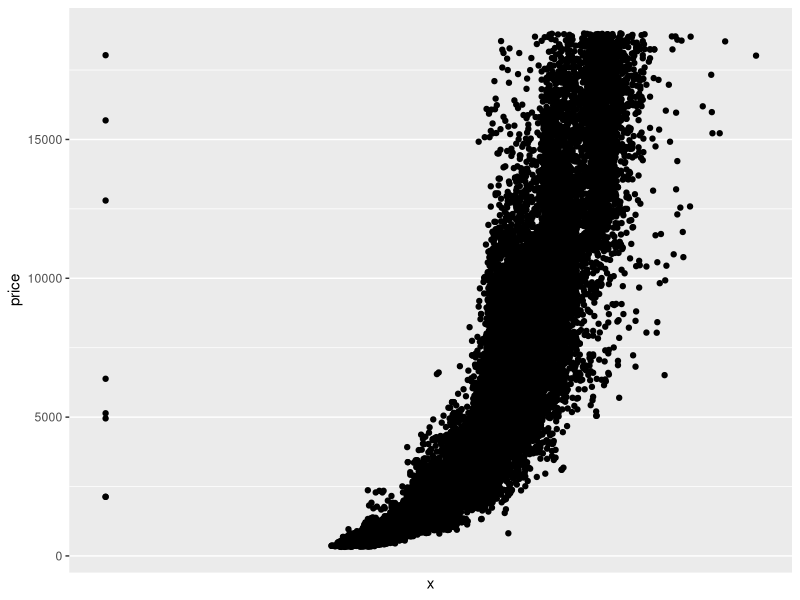
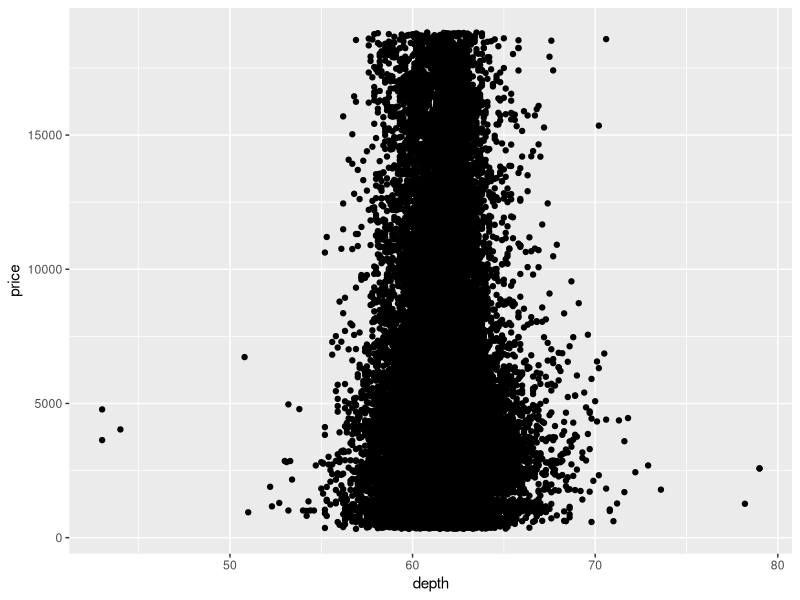
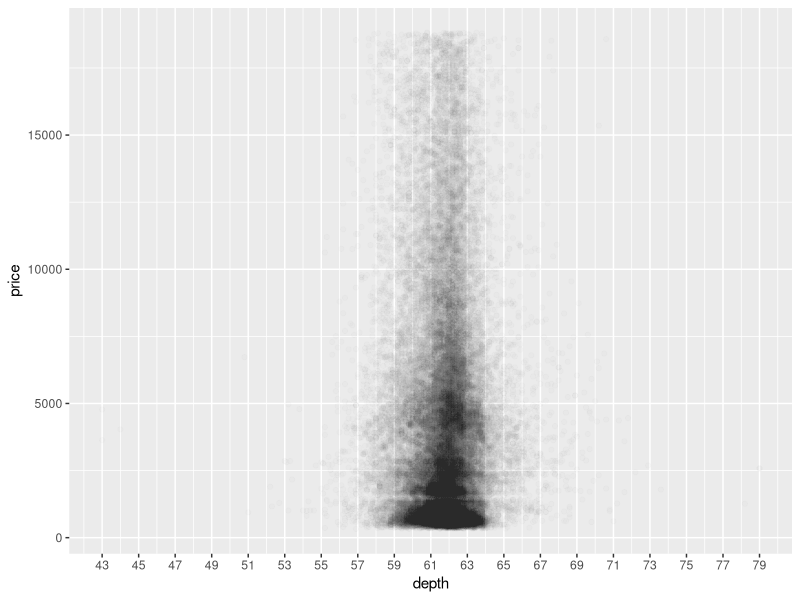
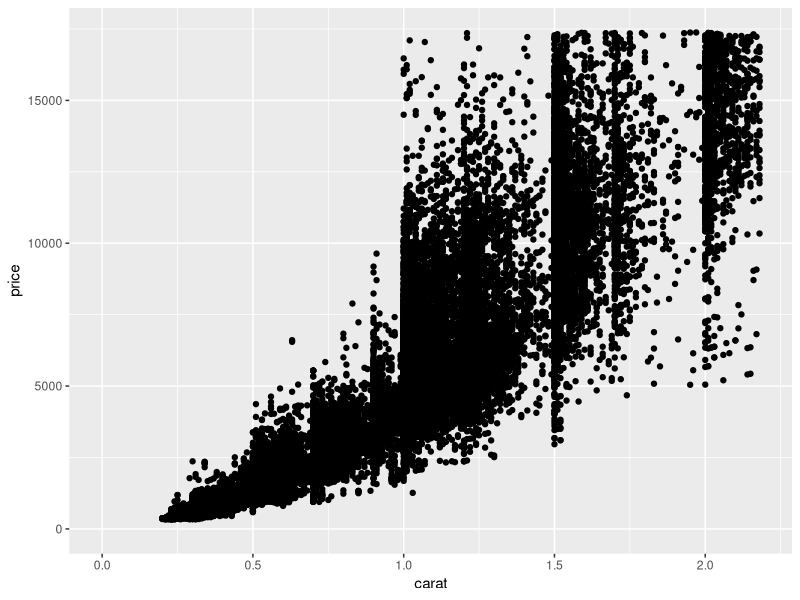
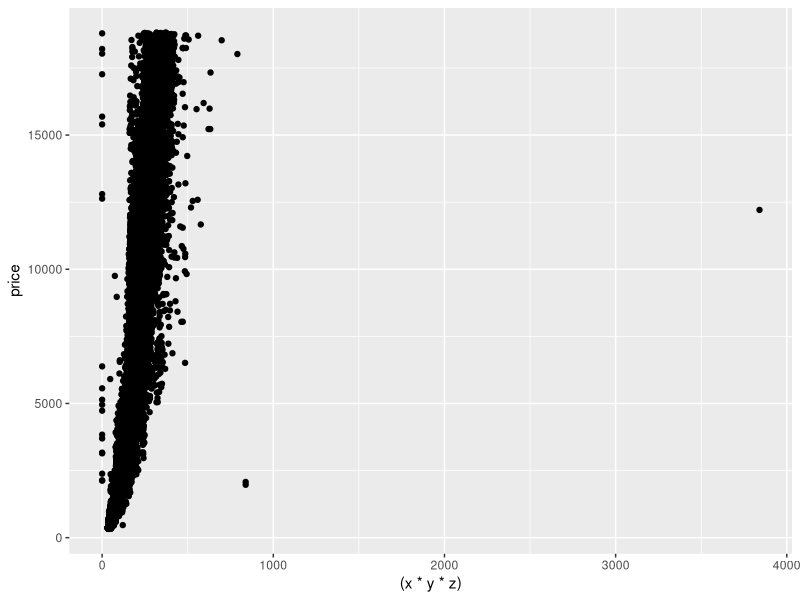
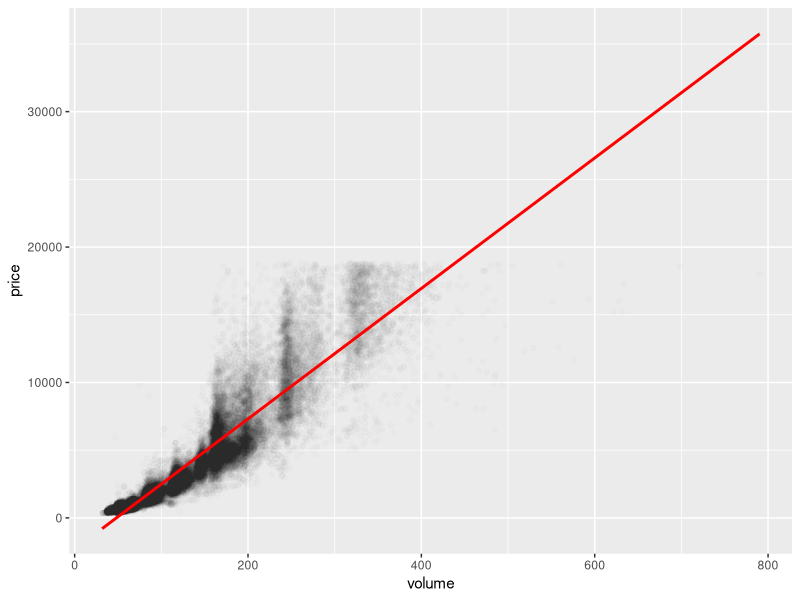
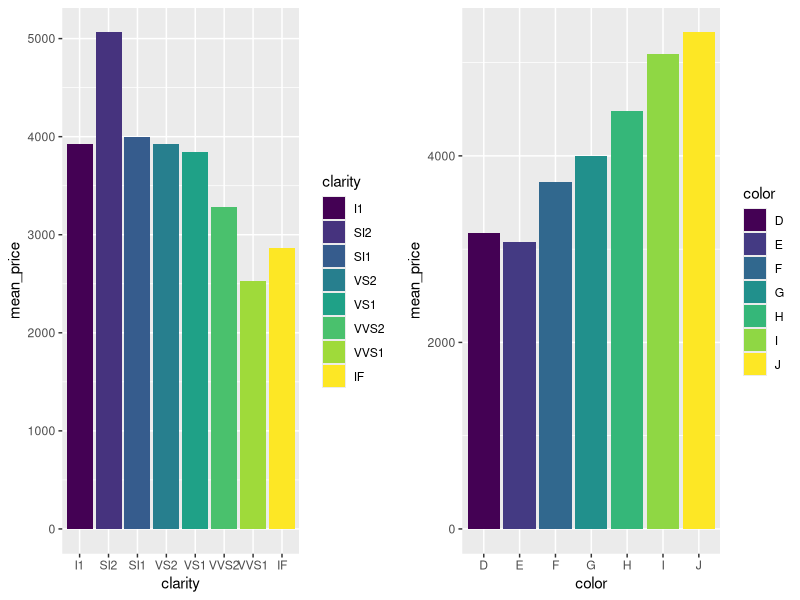
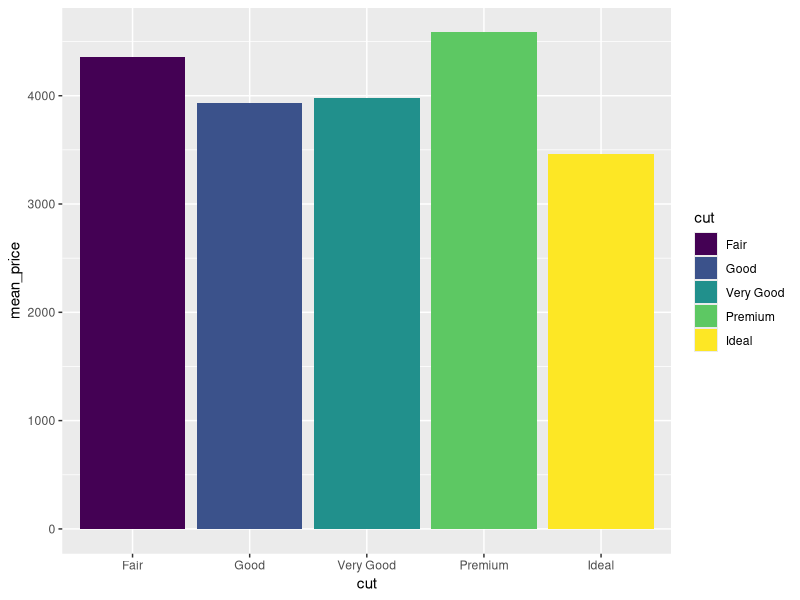

These charts were generated, in order, by the following R code:
## ---- chunk 1
# Loading the required libraries
library(ggplot2)
suppressMessages(library(dplyr))
suppressMessages(library(gridExtra))
## ---- chunk 2
# Loading the diamonds dataset into "d" and creating the scatterplot
d <- diamonds
## ---- chunk 3
ggplot(aes(x = x, y = price), data = d) +
  geom_point() +
  scale_x_discrete(breaks = seq(0, 11, 1))
## ---- chunk 4
with(d, cor.test(x, price))
## ---- chunk 5
with(d, cor.test(y, price))
## ---- chunk 6
with(d, cor.test(z, price))
## ---- chunk 7
ggplot(aes(x = depth, y = price), data = d) +
  geom_point()
## ---- chunk 8
ggplot(aes(x = depth, y = price), data = d) +
  geom_point(alpha = 1/100) +
  scale_x_continuous(breaks = seq(43, 79, 2))

## ---- chunk 9
with(d, cor.test(depth, price))
## ---- chunk 10
ggplot(aes(x = carat, y = price), data = d) +
  geom_point() +
  xlim(0, quantile(d$carat, 0.99)) +
  ylim(0, quantile(d$price, 0.99))
## ---- chunk 11
ggplot(aes(x = (x * y * z), y = price), data = d) +
  geom_point()
## ---- chunk 12
d$volume <- (d$x * d$y * d$z)
## ---- chunk 13
with(subset(d, volume > 0 & volume <= 800), cor.test(volume, price))
## ---- chunk 14
# Number of outlier diamonds with 0 volume
sum(d$volume == 0)
## ---- chunk 15
ggplot(aes(x = volume, y = price), data = subset(d, volume > 0 & volume <= 800)) + 
  geom_jitter(alpha = 1/100) +
  geom_smooth(method = "lm", color = "red")
## ---- chunk 16
diamondsByClarity <- d %>%
  group_by(clarity) %>% 
  summarize(mean_price = mean(price),
              median_price = median(price),
              min_price = min(price),
              max_price = max(price),
              n = n())

diamondsByClarity
## ---- chunk 17
diamonds_by_clarity <- group_by(d, clarity)
diamonds_mp_by_clarity <- summarise(diamonds_by_clarity, mean_price = mean(price))

diamonds_by_color <- group_by(d, color)
diamonds_mp_by_color <- summarise(diamonds_by_color, mean_price = mean(price))
## ---- chunk 18
bp1 <- ggplot(aes(x = clarity, y = mean_price, fill = clarity), data = diamonds_mp_by_clarity) +
  geom_bar(stat = "identity")

bp2 <- ggplot(aes(x = color, y = mean_price, fill = color), data = diamonds_mp_by_color) +
  geom_bar(stat = "identity")

grid.arrange(bp1, bp2, ncol = 2)
## ---- chunk 19
diamonds_by_cut <- group_by(d, cut)
diamonds_mp_by_cut <- summarise(diamonds_by_cut, mean_price = mean(price))

ggplot(aes(x = cut, y = mean_price, fill = cut), data = diamonds_mp_by_cut) +
  geom_bar(stat = "identity")
## ---- chunk 20
by(diamonds_mp_by_cut$mean_price, diamonds_mp_by_cut$cut, max)
